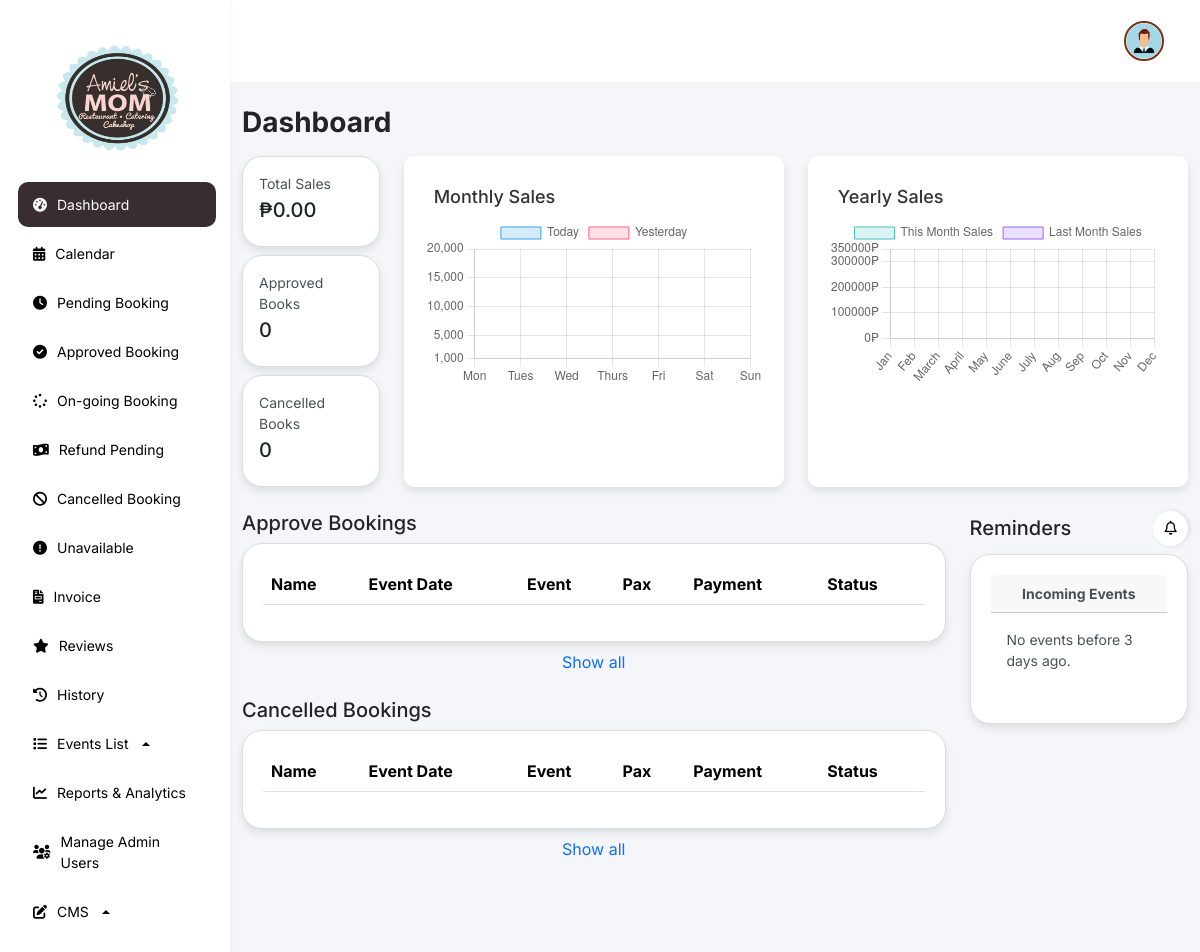
The app's page /features/admin/web/dashboard.php (signed in), older data.
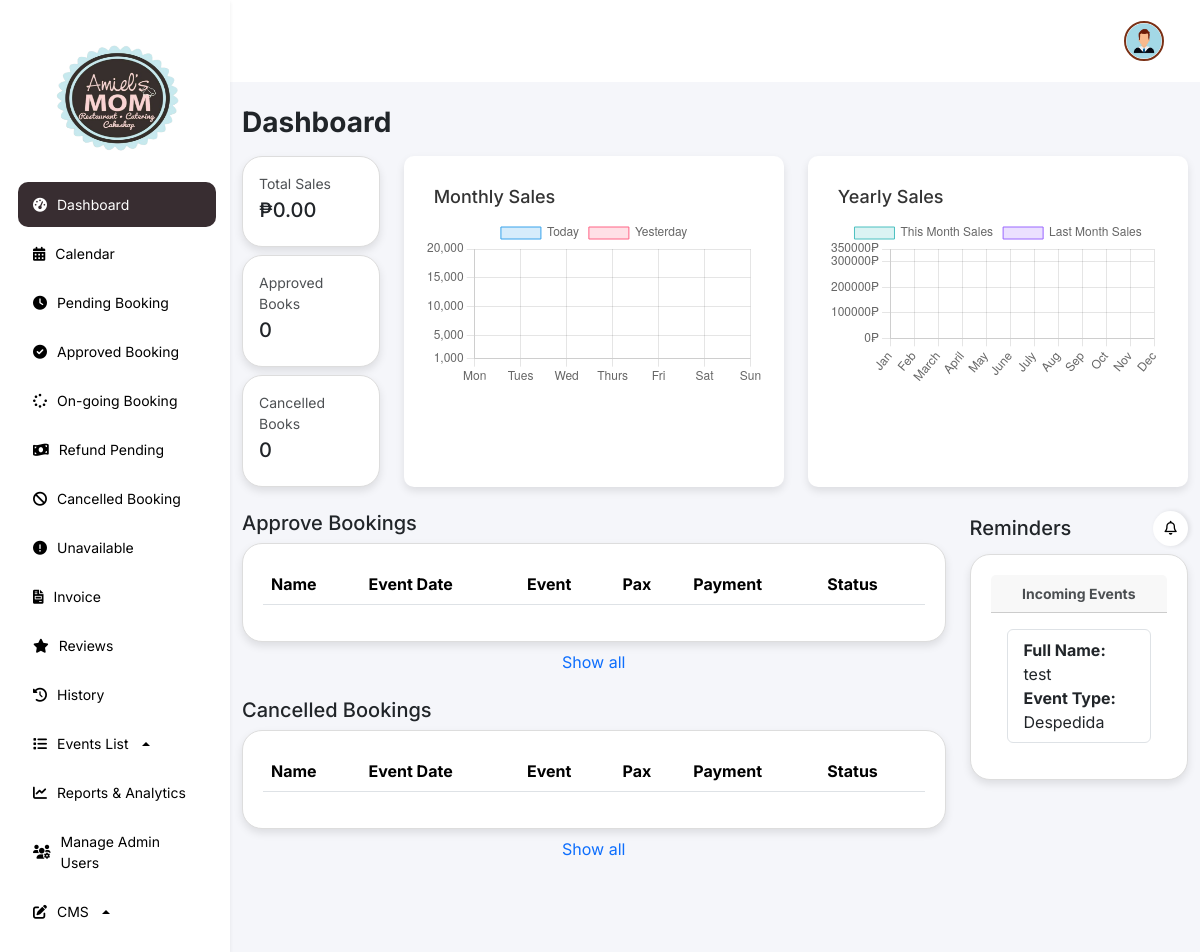
The same page, newer data.
### tables this page shows
CREATE TABLE `booking` (
  `id` int(11) NOT NULL,
  `status` enum('To-pay','Pending','Waiting','On-going','Finished','Cancel-pending','Cancel','Update-payment','resched') NOT NULL,
  `full_name` varchar(255) NOT NULL,
  `celebrants_name` varchar(255) DEFAULT NULL,
  `email` varchar(255) NOT NULL,
  `phone_number` varchar(15) DEFAULT NULL,
  `events_date` varchar(255) DEFAULT NULL,
  `guest_count` int(11) DEFAULT NULL,
  `event_duration` int(11) DEFAULT NULL,
  `event_starttime` int(11) DEFAULT NULL,
  `event_endtime` int(11) DEFAULT NULL,
  `event_type` varchar(255) DEFAULT NULL,
  `event_package` varchar(255) DEFAULT NULL,
  `event_options` text DEFAULT NULL,
  `cost` decimal(10,2) DEFAULT 0.00,
  `cancel_reason` text DEFAULT NULL,
  `payment_image` varchar(255) DEFAULT NULL,
  `reference_no` varchar(100) DEFAULT NULL,
  `payment_amount` decimal(10,2) NOT NULL,
  `status_paid` tinyint(1) DEFAULT 0,
  `beef_dish` varchar(255) DEFAULT NULL,
  `pork_dish` varchar(255) DEFAULT NULL,
  `chicken_dish` varchar(255) DEFAULT NULL,
  `pasta_dish` varchar(255) DEFAULT NULL,
  `dessert_dish` varchar(255) DEFAULT NULL,
  `fish_dish` varchar(255) DEFAULT NULL,
  `drinks_dish` varchar(255) DEFAULT NULL,
  `created_at` datetime DEFAULT current_timestamp(),
  `gcash_name` varchar(255) NOT NULL,
  `gcash_number` varchar(20) NOT NULL,
  `review_status` int(11) DEFAULT 0,
  `second_payment_amount` decimal(10,2) NOT NULL DEFAULT 0.00,
  `second_reference_no` int(11) DEFAULT NULL,
  `second_payment_image` varchar(255) DEFAULT NULL,
  `add_pax` int(11) NOT NULL DEFAULT 0,
  `corkage_fee` tinyint(1) NOT NULL DEFAULT 0,
  `theme` varchar(255) NOT NULL,
  `refund_status` enum('full-refund','half-refund','no-refund') DEFAULT NULL,
  `refunded_amount` decimal(10,2) DEFAULT 0.00,
  `cancel_time` timestamp NULL DEFAULT NULL,
  `add_extend` int(11) DEFAULT 0
);

### features/admin/web/dashboard.php (the view, shortened to what the changed rows need)
<!DOCTYPE html>
<html lang="en">
<head>
    <link rel="stylesheet" href="https://cdnjs.cloudflare.com/ajax/libs/font-awesome/6.0.0-beta3/css/all.min.css">
    <link href="https://cdn.jsdelivr.net/npm/bootstrap@5.3.3/dist/css/bootstrap.min.css" rel="stylesheet"
>
    <link href="https://cdn.jsdelivr.net/npm/sweetalert2@11.5.0/dist/sweetalert2.min.css" rel="stylesheet">
    <link rel="stylesheet" href="../css/dashboard.css">
</head>
<body>
    <div class="content flex-grow-1">
        <div class="container mt-4">
            <div class="row">
                <div class="col-md-9 mt-4">
                    <div class="card">
                        <table class="table">
                            <thead>
                                <tr>
                                    <th>Name</th>
                                    <th>Event Date</th>
                                    <th>Event</th>
                                    <th>Pax</th>
                                    <th>Payment</th>
                                    <th>Status</th>
                                </tr>
                            </thead>
                        </table>
                    </div>
                    <div class="card">
                        <table class="table">
                            <thead>
                                <tr>
                                    <th>Name</th>
                                    <th>Event Date</th>
                                    <th>Event</th>
                                    <th>Pax</th>
                                    <th>Payment</th>
                                    <th>Status</th>
                                </tr>
                            </thead>
                        </table>
                    </div>
                </div>
                <div class="col-md-3 mt-4">
                    <?php
                    require '../../../db.php';
                    $query = "SELECT full_name, event_type
                    FROM booking
                    WHERE events_date BETWEEN CURDATE() AND DATE_ADD(CURDATE(), INTERVAL 3 DAY)";
                    $result = mysqli_query($conn, $query);
                    $pastEvents = [];
                    if (mysqli_num_rows($result) > 0) {
                        while ($row = mysqli_fetch_assoc($result)) {
                            $pastEvents[] = $row;
                        }
                    } else {
                        $pastEvents = null;
                    }
                    ?>
                    <div class="card">
                            <div class="card-body">
                                <?php if ($pastEvents): ?>
                                    <ul class="list-group">
                                        <?php foreach ($pastEvents as $event): ?>
                                            <li class="list-group-item">
                                                <strong>Full Name:<br></strong> <?php echo htmlspecialchars($event['full_name']); ?><br>
                                                <strong>Event Type:<br></strong> <?php echo htmlspecialchars($event['event_type']); ?>
                                            </li>
                                        <?php endforeach; ?>
                                    </ul>
                                <?php else: ?>
                                    <p>No events before 3 days ago.</p>
                                <?php endif; ?>
                            </div>
                        </div>
                </div>
            </div>
        </div>
</body>
</html>

Row changes from the older to the newer data that the page shows:
added booking: full_name "test", event_type "Despedida"
Text that changed along with them:
text no longer shown: "No events before 3 days ago."
